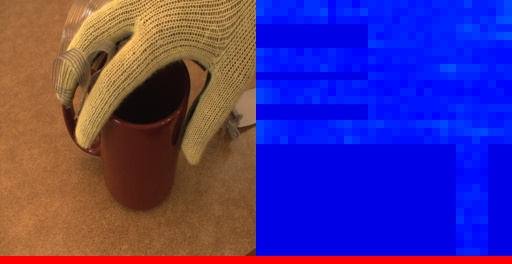
#> input picture FingerPressure/Assets/task3/000091.jpg, 512 x 264 px; its folder holds only this picture in this run
$ python FingerPressure.py
#> lines starting #> are read from the running program, lines starting #| are printed output that depends on the picture; after the words box and inside, x2 and y2 are one past the last pixel; in counts of white or black regions, pixels touching at a corner belong together
import cv2
import numpy as np
from openpyxl import Workbook
import glob

# Path to the folder containing images
image_folder = r'./Assets/task3'
image_paths = glob.glob(f"{image_folder}/*.jpg")
threshold_folder = r'./Assets/threshold'

# Initialize the workbook
wb = Workbook()
ws = wb.active

# Add headers to the Excel sheet
headers = ["Image", "Thumb_Right", "Index_Right", "Middle_Right", "Ring_Right", "Pinky_Right"]
ws.append(headers)

for image_path in image_paths:
    # Read the image
    img = cv2.imread(image_path)
#> img is the input picture: shape (264, 512, 3); mean B, G, R 143.3, 52, 74.7
    height, width, _ = img.shape
#> height = 264; width = 512

    # Extract the pressure data part (right half of the image)
    pressure_data = img[:, width//2:, :]
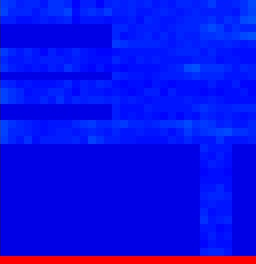
#> pressure_data: shape (264, 256, 3); mean B, G, R 235.5, 14.2, 8.2

    # Convert to grayscale
    gray = cv2.cvtColor(pressure_data, cv2.COLOR_BGR2GRAY)
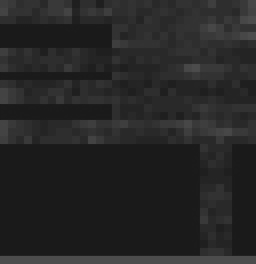
#> gray: shape (264, 256); min 26, max 77, mean 37.6

    # Determine the threshold
    _, thresh = cv2.threshold(gray, 120, 255, cv2.THRESH_BINARY)
#> thresh: shape (264, 256); every value is 0

    # Define the regions for each finger
    finger_regions = {
        "Pinky_Right": gray[0:25, 0:129],
        "Ring_Right": gray[48:71, 0:129],
        "Middle_Right": gray[80:104, 0:129],
        "Index_Right": gray[120:145, 0:129],
        "Thumb_Right": gray[144:255, 200:235]
    }

    # Analyze the pressure for each finger
    finger_pressures = {}
    for finger, region in finger_regions.items():
        if np.mean(region) > 56:
            finger_pressures[finger] = 1
        else:
            finger_pressures[finger] = 0
#> this loop made 5 passes
#> finger on passes 1 to 5: 'Pinky_Right', 'Ring_Right', 'Middle_Right', 'Index_Right', 'Thumb_Right'
#> after the loop, finger_pressures = {'Pinky_Right': 0, 'Ring_Right': 0, 'Middle_Right': 0, 'Index_Right': 0, 'Thumb_Right': 0}

    # Append the results to the Excel sheet
    row = [image_path.split('\\')[-1]] + [finger_pressures[f] for f in headers[1:]]
#> row = ['./Assets/task3/000091.jpg', 0, 0, 0, 0, 0]
    ws.append(row)

# Save the workbook
output_path = r'./task3.xlsx'
wb.save(output_path)

$ run again, on FingerPressure/Assets/task3/000095.jpg
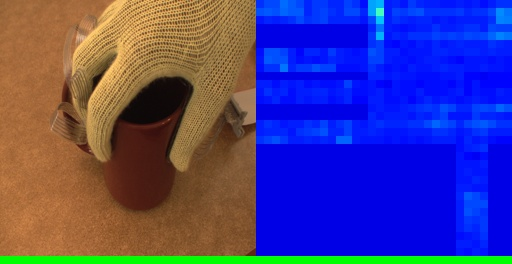
#> input picture FingerPressure/Assets/task3/000095.jpg, 512 x 264 px
#> img is the input picture: shape (264, 512, 3); mean B, G, R 144, 63.8, 69.2
#> `gray = cv2.cvtColor(pressure_data, cv2.COLOR_BGR2GRAY)`:
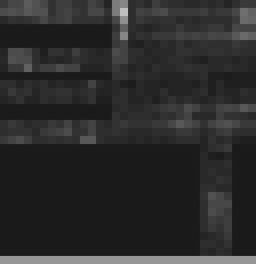
#> gray: shape (264, 256); min 26, max 191, mean 42.9
#> `_, thresh = cv2.threshold(gray, 120, 255, cv2.THRESH_BINARY)`:
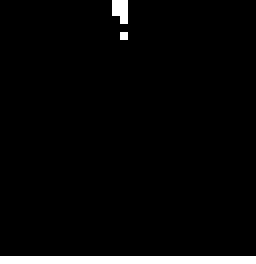
#> thresh: shape (264, 256); 3.6% white; 3 white regions, box (x1, y1, x2, y2) and area: (0, 256, 256, 264) 2048, (112, 0, 128, 24) 320, (120, 32, 128, 40) 64
#> the loop `for finger, region in finger_regions.items():` made 5 passes
#> finger on passes 1 to 5: 'Pinky_Right', 'Ring_Right', 'Middle_Right', 'Index_Right', 'Thumb_Right'
#> after the loop `for finger, region in finger_regions.items():`: finger_pressures = {'Pinky_Right': 1, 'Ring_Right': 0, 'Middle_Right': 0, 'Index_Right': 0, 'Thumb_Right': 0}
#> row = ['./Assets/task3/000095.jpg', 0, 0, 0, 0, 1]
